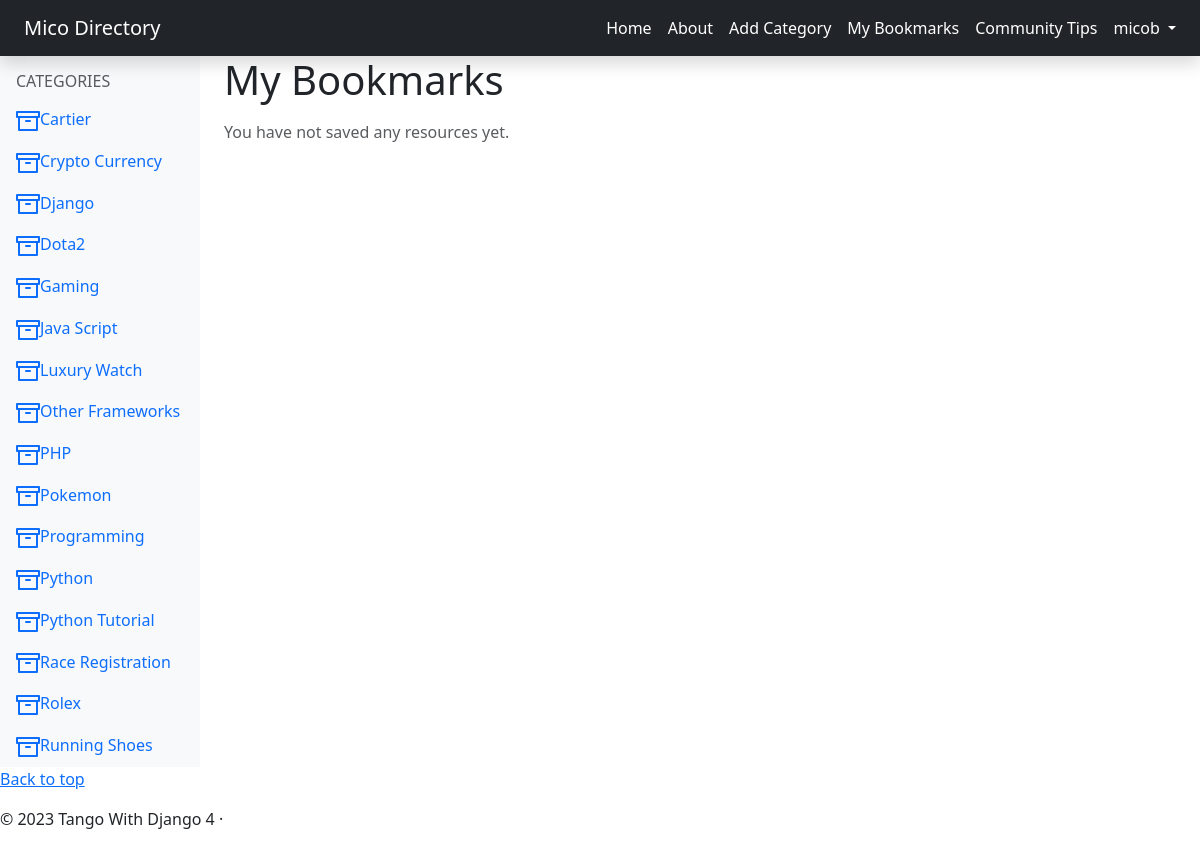
The page /rango/bookmarks/ (signed in) on the database as committed earlier.
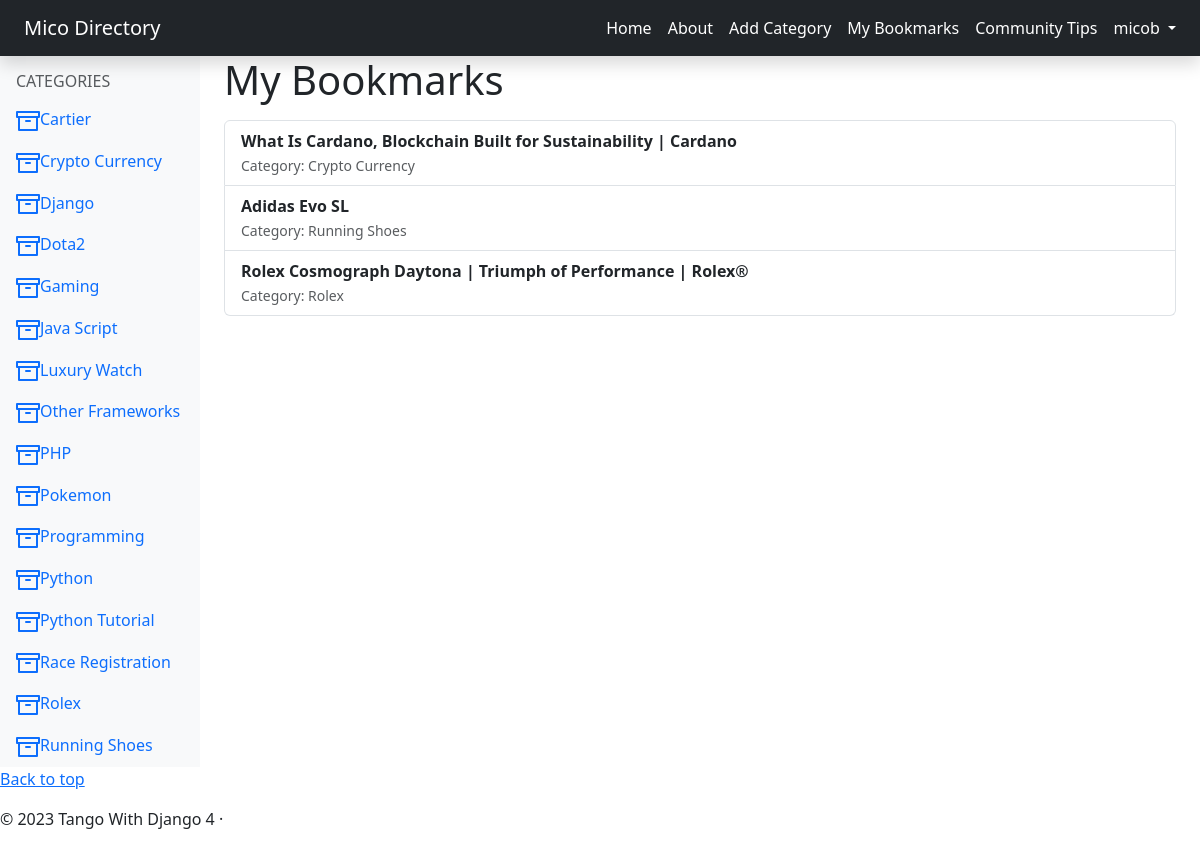
The same page on the database as committed later.
### rango/models.py (models this page shows, shortened)
class Category(models.Model):
    name = models.CharField(max_length=128, unique=True)
    views = models.IntegerField(default=0)
    likes = models.IntegerField(default=0)
    slug = models.SlugField(unique=True)
    date_added = models.DateTimeField(default=timezone.now)
    class Meta:
        verbose_name_plural = 'Categories'

class Bookmark(models.Model):
    user = models.ForeignKey(User, on_delete=models.CASCADE)
    page = models.ForeignKey(Page, on_delete=models.CASCADE)
    date_saved = models.DateTimeField(default=timezone.now)
    class Meta:
        unique_together = ('user', 'page')
        ordering = ['-date_saved']

class Page(models.Model):
    category = models.ForeignKey(Category, on_delete=models.CASCADE)
    title = models.CharField(max_length=128)
    url = models.URLField()
    views = models.IntegerField(default=0)
    date_added = models.DateTimeField(default=timezone.now)

### rango/views.py (the view)
# urls.py: path('bookmarks/', views.MyBookmarksView.as_view(), name='bookmarks'),
class MyBookmarksView(View):
    @method_decorator(login_required)
    def get (self, request):
        bookmarks = Bookmark.objects.filter(user=request.user)
        return render(request, 'rango/bookmarks.html', {
            'bookmarks': bookmarks
        })

### rango/templatetags/rango_template_tags.py (called while the page is built)
@register.inclusion_tag('rango/categories.html', takes_context=True)
def get_category_list(context, current_category=None):
    return {
        'categories': Category.objects.order_by('name'),
        'current_category': current_category,
        'user': context['user']
            }

### rango/templates/rango/bookmarks.html (shortened to what this page needs)
{% extends 'rango/base.html' %}
{% block body_block %}
<h1>My Bookmarks</h1>
{% if bookmarks %}
    <div class="list-group mt-3">
        {% for bookmark in bookmarks %}
            <a href="{% url 'rango:goto' %}?page_id={{ bookmark.page.id }}"
                target="_blank"
                rel="noopener noreferrer"
                class="list-group-item list-group-item-action">
                <strong>{{ bookmark.page.title }}</strong>
                <br>
                <small class="text-muted">
                    Category: {{ bookmark.page.category.name }}
                </small>
            </a>
        {% endfor %}
    </div>
{% else %}
    <p class="text-muted mt-3">
        You have not saved any resources yet.
    </p>
{% endif %}
{% endblock %}

### rango/templates/rango/base.html (shortened to what this page needs)
<!doctype html>
{% load static %}
{% load rango_template_tags %}
<html lang="en">
  <head>
 <link href="https://cdn.jsdelivr.net/npm/bootstrap@5.3.0/dist/css/bootstrap.min.css" rel="stylesheet">
    <link href="https://cdn.jsdelivr.net/npm/bootstrap@5.3.0/dist/css/bootstrap.min.css" rel="stylesheet">
  </head>
  <body>
<header class="navbar navbar-dark sticky-top bg-dark p-2 shadow">
  <a class="navbar-brand px-3" href="{% url 'rango:index' %}">
    Mico Directory
  </a>
  <ul class="navbar-nav flex-row ms-auto gap-3 px-3 align-items-center">
    <li class="nav-item">
      <a class="nav-link text-white" href="{% url 'rango:index' %}">
        Home
      </a>
    </li>
    <li class="nav-item">
      <a class="nav-link text-white" href="{% url 'rango:about' %}">
        About
      </a>
    </li>
    {% if user.is_authenticated %}
      <li class="nav-item">
        <a class="nav-link text-white" href="{% url 'rango:add_category' %}">
          Add Category
        </a>
      </li>
      <li class="nav-item">
        <a class="nav-link text-white" href="{% url 'rango:bookmarks' %}">
          My Bookmarks
        </a>
      </li>
      <li class="nav-item">
        <a class="nav-link text-white" href="{% url 'rango:learning_notes' %}">
          Community Tips
        </a>
      </li>
    <li class="nav-item dropdown">
      <a class="nav-link dropdown-toggle text-white"
        href="#"
        role="button"
        data-bs-toggle="dropdown"
        aria-expanded="false">
        {{ user.username }}
      </a>
</li>
    {% endif %}
  </ul>
</header>
<div class="container-fluid px-0">
  <div class="row g-0">
    <nav id="sidebarMenu"
      class="col-md-3 col-lg-2 d-md-block bg-light sidebar collapse">
        <div class="position-sticky pt-3 sidebar-sticky">
          <h6 class="px-3 text-muted text-uppercase">
              Categories
          </h6>
          <div id="categories-listing">
              {% get_category_list %}
          </div>
        </div>
      </nav>
    <main class="col-md-9 ms-sm-auto col-lg-10 px-md-4">
        {% block body_block %}
        {% endblock %}
    </main>
  </div>
</div>
<footer>
    <p class="float-right"><a href="#">Back to top</a></p>
    <p>&copy; 2023 Tango With Django 4 &middot;</p>
</footer>
  </body>
</html>

### rango/templates/rango/categories.html
<ul class="nav flex-column">
{% if categories %}
    {% for c in categories %}
        {% if c == current_category %}
            <li class="nav-item">
                <a class="nav-link activate"
                    href="{% url 'rango:show_category' c.slug %}">
                       <span data-feather="archive"></span>{{ c.name }}
                </a>
            </li>
        {% else %}
            <li class="nav-item">
                <a class="nav-link"
                    href="{% url 'rango:show_category' c.slug %}">
                    <span data-feather="archive"></span>{{ c.name }}
                </a>
            </li>
        {% endif %}
    {% endfor %}
{% else %}
    <li class="nav-item">
        There are no categories present.
    </li>
{% endif %}
</ul>

Rows that differ between the two databases and show on the page:
added Bookmark: page "What Is Cardano, Blockchain Built for Sustainability | Cardano", page.category.name "Crypto Currency"
added Bookmark: page "Adidas Evo SL", page.category.name "Running Shoes"
added Bookmark: page "Rolex Cosmograph Daytona | Triumph of Performance | Rolex®", page.category.name "Rolex"
Other text that changed with them:
text no longer shown: "You have not saved any resources yet."
